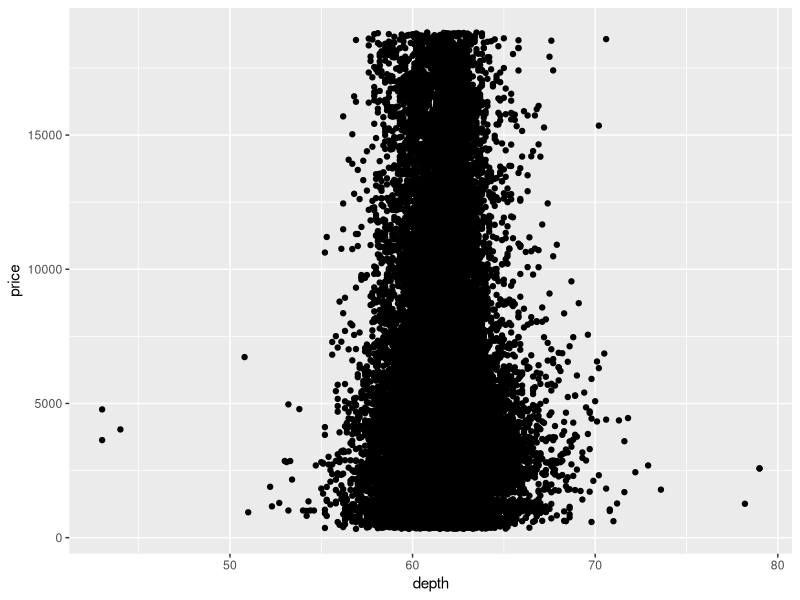

Reproduce this figure in R.
# Create a simple scatter plot of price vs depth.

# This assignment is not graded and
# will be marked as correct when you submit.

# ENTER YOUR CODE BELOW THIS LINE
#==================================================

library("ggplot2")
data("diamonds")

plot <- ggplot(data = diamonds, aes(y = price, x = depth)) +
  geom_point()

print(plot)